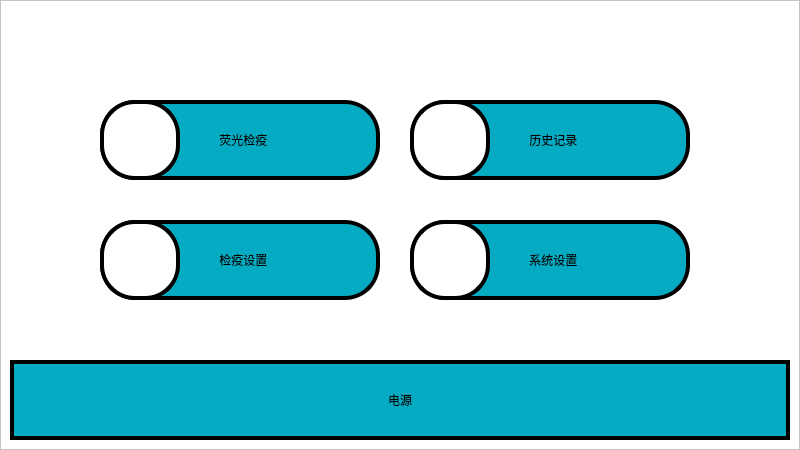
<?xml version="1.0" encoding="UTF-8"?>
<ui version="4.0">
 <class>Form</class>
 <widget class="QWidget" name="Form">
  <property name="geometry">
   <rect>
    <x>0</x>
    <y>0</y>
    <width>800</width>
    <height>450</height>
   </rect>
  </property>
  <property name="windowTitle">
   <string>Form</string>
  </property>
  <property name="styleSheet">
   <string notr="true">background-color: rgb(255, 255, 255);</string>
  </property>
  <widget class="QFrame" name="frame">
   <property name="geometry">
    <rect>
     <x>0</x>
     <y>0</y>
     <width>800</width>
     <height>450</height>
    </rect>
   </property>
   <property name="frameShape">
    <enum>QFrame::StyledPanel</enum>
   </property>
   <property name="frameShadow">
    <enum>QFrame::Raised</enum>
   </property>
   <widget class="QLabel" name="label_2">
    <property name="geometry">
     <rect>
      <x>410</x>
      <y>100</y>
      <width>80</width>
      <height>80</height>
     </rect>
    </property>
    <property name="styleSheet">
     <string notr="true">font: 20pt &quot;幼圆&quot;;
border:4px solid rgb(0,0,0);
background-color: rgb(255, 255, 255);
border-radius: 35px;

</string>
    </property>
    <property name="text">
     <string/>
    </property>
   </widget>
   <widget class="QPushButton" name="btnData">
    <property name="geometry">
     <rect>
      <x>100</x>
      <y>100</y>
      <width>280</width>
      <height>80</height>
     </rect>
    </property>
    <property name="styleSheet">
     <string notr="true">QPushButton {
font: 20pt &quot;宋体&quot;;
border:4px solid rgb(0,0,0);
border-radius: 35px;
background-color:#05abc2;
}

QPushButton:pressed{
background-color: rgb(255, 0, 0);
}
</string>
    </property>
    <property name="text">
     <string>  荧光检疫</string>
    </property>
   </widget>
   <widget class="QLabel" name="label_4">
    <property name="geometry">
     <rect>
      <x>410</x>
      <y>220</y>
      <width>80</width>
      <height>80</height>
     </rect>
    </property>
    <property name="styleSheet">
     <string notr="true">font: 20pt &quot;幼圆&quot;;
border:4px solid rgb(0,0,0);
background-color: rgb(255, 255, 255);
border-radius: 35px;

</string>
    </property>
    <property name="text">
     <string/>
    </property>
   </widget>
   <widget class="QLabel" name="label">
    <property name="geometry">
     <rect>
      <x>100</x>
      <y>100</y>
      <width>80</width>
      <height>80</height>
     </rect>
    </property>
    <property name="styleSheet">
     <string notr="true">font: 20pt &quot;幼圆&quot;;
border:4px solid rgb(0,0,0);
background-color: rgb(255, 255, 255);
border-radius: 35px;

</string>
    </property>
    <property name="text">
     <string/>
    </property>
   </widget>
   <widget class="QPushButton" name="btnSet">
    <property name="geometry">
     <rect>
      <x>100</x>
      <y>220</y>
      <width>280</width>
      <height>80</height>
     </rect>
    </property>
    <property name="styleSheet">
     <string notr="true">QPushButton {
font: 20pt &quot;宋体&quot;;
border:4px solid rgb(0,0,0);
border-radius: 35px;
background-color:#05abc2;
}

QPushButton:pressed{
background-color: rgb(255, 0, 0);
}
</string>
    </property>
    <property name="text">
     <string>  检疫设置</string>
    </property>
   </widget>
   <widget class="QPushButton" name="btnPower">
    <property name="geometry">
     <rect>
      <x>10</x>
      <y>360</y>
      <width>780</width>
      <height>80</height>
     </rect>
    </property>
    <property name="styleSheet">
     <string notr="true">QPushButton {
font: 20pt &quot;宋体&quot;;
border:4px solid rgb(0,0,0);
background-color:#05abc2;
}

QPushButton:pressed{
background-color: rgb(255, 0, 0);
}
</string>
    </property>
    <property name="text">
     <string>电源</string>
    </property>
   </widget>
   <widget class="QLabel" name="label_3">
    <property name="geometry">
     <rect>
      <x>100</x>
      <y>220</y>
      <width>80</width>
      <height>80</height>
     </rect>
    </property>
    <property name="styleSheet">
     <string notr="true">font: 20pt &quot;幼圆&quot;;
border:4px solid rgb(0,0,0);
background-color: rgb(255, 255, 255);
border-radius: 35px;

</string>
    </property>
    <property name="text">
     <string/>
    </property>
   </widget>
   <widget class="QPushButton" name="btnPara">
    <property name="geometry">
     <rect>
      <x>410</x>
      <y>220</y>
      <width>280</width>
      <height>80</height>
     </rect>
    </property>
    <property name="styleSheet">
     <string notr="true">QPushButton {
font: 20pt &quot;宋体&quot;;
border:4px solid rgb(0,0,0);
border-radius: 35px;
background-color:#05abc2;
}

QPushButton:pressed{
background-color: rgb(255, 0, 0);
}
</string>
    </property>
    <property name="text">
     <string>  系统设置</string>
    </property>
   </widget>
   <widget class="QPushButton" name="btnHistory">
    <property name="geometry">
     <rect>
      <x>410</x>
      <y>100</y>
      <width>280</width>
      <height>80</height>
     </rect>
    </property>
    <property name="styleSheet">
     <string notr="true">QPushButton {
font: 20pt &quot;宋体&quot;;
border:4px solid rgb(0,0,0);
border-radius: 35px;
background-color:#05abc2;
}

QPushButton:pressed{
background-color: rgb(255, 0, 0);
}
</string>
    </property>
    <property name="text">
     <string>  历史记录</string>
    </property>
   </widget>
   <zorder>btnData</zorder>
   <zorder>label</zorder>
   <zorder>btnSet</zorder>
   <zorder>btnPower</zorder>
   <zorder>label_3</zorder>
   <zorder>btnHistory</zorder>
   <zorder>btnPara</zorder>
   <zorder>label_4</zorder>
   <zorder>label_2</zorder>
  </widget>
 </widget>
 <resources/>
 <connections/>
</ui>
